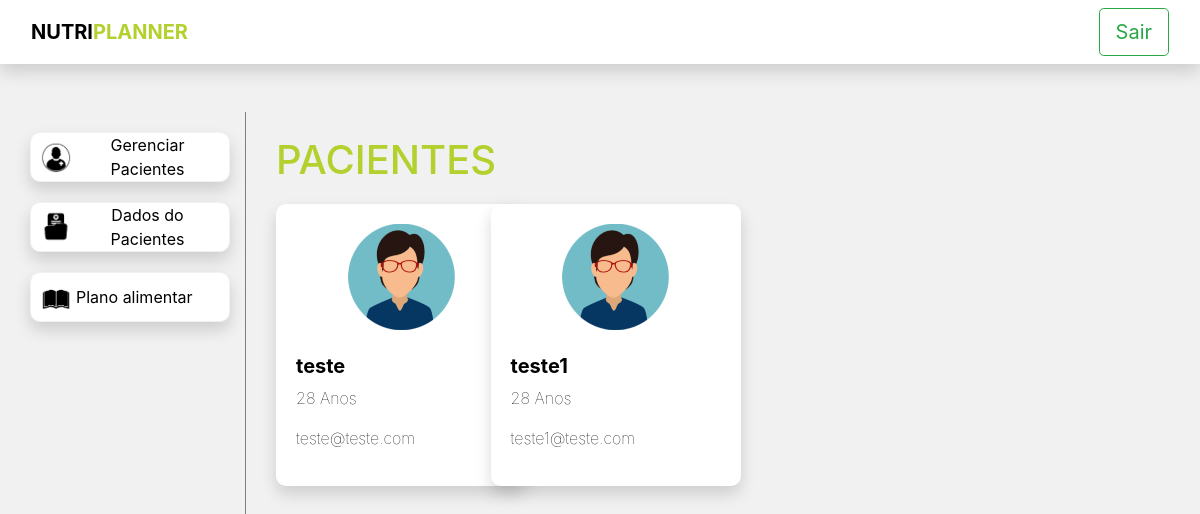
Page /dados_paciente/ (signed in) on the committed database.
### plataforma/models.py (models this page shows, shortened)
class Pacientes(models.Model):
    choices_sexo = (('F', 'Feminino'),
                    ('M', 'Maculino'))
    nome = models.CharField(max_length=50)
    sexo = models.CharField(max_length=1, choices=choices_sexo)
    idade = models.IntegerField()
    email = models.EmailField()
    telefone = models.CharField(max_length=19)
    nutri = models.ForeignKey(User, on_delete=models.CASCADE)

### plataforma/views.py (the view)
# urls.py: path('dados_paciente/', views.dados_paciente_listar, name="dados_paciente_listar"),
@login_required(login_url='/auth/logar/')
def dados_paciente_listar(request):
    if request.method == "GET":
        pacientes = Pacientes.objects.filter(nutri=request.user)
        return render(request, 'dados_paciente_listar.html', {'pacientes': pacientes})

### plataforma/templates/dados_paciente_listar.html (shortened to what this page needs)
{% extends 'base_plataforma.html' %}
{% load static %}
{% block 'plataforma' %}
    <br>
		<h1 class="titulo">PACIENTES</h1>
    <div  class="row">
        {% for paciente in pacientes%}
            <div class="col-md-4">
                <a href="{% url 'dados_paciente' paciente.id %}" class="link-hover">
                    <div class="card-paciente shadow">
                        <div class="foto-perfil">
                            {% if paciente.sexo == "M"%}
                                <img src="{% static 'plataforma/img/perfil2.png' %}">
                            {% else %}
                                <img src="{% static 'plataforma/img/perfil1.png' %}">
                            {% endif %}
                        </div>
                        <br>
                        <h5 class="dados">{{paciente.nome}}</h5>
                        <p class="dados">{{paciente.idade}} Anos</p>
                        <p class="dados">{{paciente.email}}</p>
                    </div>
                </a>
            </div>
        {% endfor %}
    </div>
{% endblock%}

### templates/static/plataforma/css/plataforma.css (style rules this page uses)
body { background-color: #f1f1f1 !important; user-select: none; }
.col-md-4 { max-width: 27.333333% !important; }
.titulo { margin-bottom: 20px; color: #B2D12E; }
.card-paciente { background-color: #ffffff; width: 250px; border-radius: 10px; padding: 20px; color: black; }
.foto-perfil { text-align: center; }
.dados { font-weight: 100; }
.card-paciente h5 { font-weight: bold; }

### rows in the picture
Pacientes: nome "teste", idade "28", email "teste@teste.com"
Pacientes: nome "teste1", idade "28", email "teste1@teste.com"
